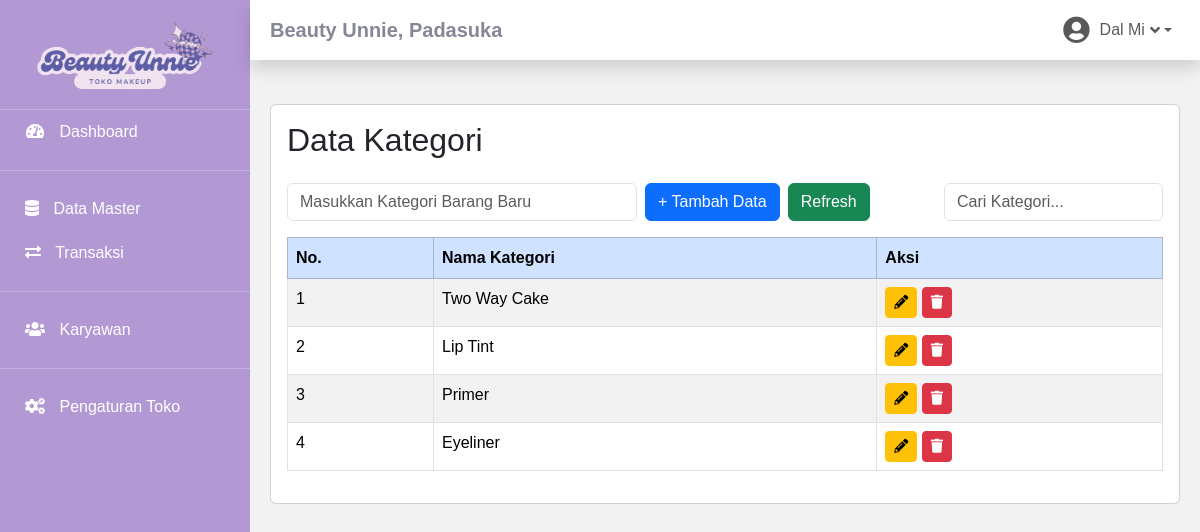
Page /master-kategori.php (signed in) on the committed database.
### tables this page shows
CREATE TABLE `toko` (
  `id_toko` int(11) NOT NULL,
  `nama_toko` varchar(225) NOT NULL,
  `alamat_toko` text NOT NULL,
  `tlp` varchar(13) NOT NULL,
  `nama_pemilik` char(225) NOT NULL
);

CREATE TABLE `kategori` (
  `id_kategori` int(11) NOT NULL,
  `nama_kategori` varchar(255) NOT NULL,
  `tgl_input` varchar(255) NOT NULL
);

### master-kategori.php (the view, shortened to what this page needs)
<?php
include 'connection.php';
include 'sidebar.php';
$kategoriSql = "SELECT id_kategori, nama_kategori FROM kategori";
$kategoriResult = $conn->query($kategoriSql);
?>
<div class="container">
    <div class="card">
        <div class="card-body">
            <h2 class="mb-4">Data Kategori</h2>
            <form id="kategoriForm" action="" method="POST">
                <div class="d-flex justify-content-between mb-3">
                    <div class=" d-flex">
                        <input type="text" class="form-control form-control-md me-2" id="nama_kategori" name="nama_kategori" placeholder="Masukkan Kategori Barang Baru" style="width: 350px;" required>
                        <button type="submit" id="actionButton" name="action" value="insert" class="btn btn-primary btn-md me-2">+ Tambah Data</button>
                        <button type="button" class="btn btn-success btn-md" onclick="refreshPage()">Refresh</button>
                    </div>
                    <input type="text" id="searchInput" class="form-control w-25" placeholder="Cari Kategori...">
                </div>
            </form>
            <div class="table-responsive">
                <table class="table table-striped table-bordered"  id="kategoriTable">
                    <thead class="table-primary">
                        <tr>
                            <th>No.</th>
                            <th>Nama Kategori</th>
                            <th>Aksi</th>
                        </tr>
                    </thead>
                    <tbody>
                        <?php
                        if ($kategoriResult->num_rows > 0) {
                            $no = 1;
                            while ($kategori = $kategoriResult->fetch_assoc()) {
                                echo "<tr>";
                                echo "<td>" . $no++ . "</td>";
                                echo "<td>" . $kategori['nama_kategori'] . "</td>";
                                echo "<td>
                                        <button type='button' class='btn btn-sm btn-warning' onclick='editKategori(" . $kategori['id_kategori'] . ", `" . $kategori['nama_kategori'] . "`)' title='Edit'>
                                            <i class='fas fa-pencil-alt'></i>
                                        </button>
                                        <button type='button' class='btn btn-sm btn-danger' title='Hapus' data-bs-toggle='modal' data-bs-target='#deleteModal' onclick='setDeleteId(" . $kategori['id_kategori'] . ")'>
                                           <i class='fas fa-trash'></i>
                                        </button>
                                    </td>";
                                echo "</tr>";
                            }
                        } else {
                            echo "<tr><td colspan='3'>Tidak ada data kategori</td></tr>";
                        }
                        ?>
                    </tbody>
                </table>
            </div>
        </div>
    </div>
</div>
<?php include "footer.php"; ?>

### sidebar.php (shortened to what this page needs)
<?php
include "connection.php";
?>
<!DOCTYPE html>
<html lang="en">
<head>
    <link href="bootstrap-5.3.3-dist/css/bootstrap.min.css" rel="stylesheet">
    <link href="assets/vendor/fontawesome-free/css/all.min.css" rel="stylesheet" type="text/css">
</head>
<body>
    <?php if ($_SESSION['id_role'] == 1) { ?>
        <div class="sidebar d-flex flex-column">
            <div class="text-center mb-3">
                <img src="img/logo.png" alt="Logo" style="width: 180px;">
            </div>
            <hr class="sidebar-divider my-0">
            <a href="dashboard-administrator.php" class="nav-link active">
                <i class="fas fa-fw fa-tachometer-alt"></i>
                <span>Dashboard</span>
            </a>
            <hr class="sidebar-divider">
            <div class="nav-item">
                <a class="nav-link collapsed" href="#" data-bs-toggle="collapse" data-bs-target="#masterDataMenu"
                    aria-expanded="false" aria-controls="masterDataMenu">
                    <i class="fas fa-database"></i>
                    <span>Data Master</span>
                </a>
            </div>
            <div class="nav-item">
                <a class="nav-link collapsed" href="#" data-bs-toggle="collapse" data-bs-target="#transaksiMenu"
                    aria-expanded="false" aria-controls="transaksiMenu">
                    <i class="fas fa-exchange-alt"></i>
                    <span>Transaksi</span>
                </a>
            </div>
            <hr class="sidebar-divider">
            <div class="nav-item">
                <a class="nav-link collapsed" href="#" data-bs-toggle="collapse" data-bs-target="#karyawanMenu"
                    aria-expanded="false" aria-controls="karyawanMenu">
                    <i class="fas fa-users"></i>
                    <span>Karyawan</span>
                </a>
            </div>
            <hr class="sidebar-divider d-none d-md-block">
            <a href="pengaturan-toko.php" class="nav-link">
                <i class="fas fa-fw fa-cogs"></i>
                <span>Pengaturan Toko</span>
            </a>
        </div>
    <?php } ?>
    <div class="main-content">
         <nav class="navbar navbar-expand navbar-light bg-white topbar mb-4 static-top shadow">
            <?php
            $tampil = mysqli_query($conn, "SELECT * FROM `toko` WHERE 1");
            while ($toko = mysqli_fetch_array($tampil)):
            ?>
            <h5 class="d-lg-block d-none mt-2"><b> <?= $toko['nama_toko']?>, <?= $toko['alamat_toko']?></b></h5>
            <?php endwhile; ?>
            <ul class="navbar-nav ml-auto">
                <li class="nav-item dropdown no-arrow">
                    <a class="nav-link dropdown-toggle" href="#" id="userDropdown" role="button" data-bs-toggle="dropdown"
                        aria-haspopup="true" aria-expanded="false">
                        <i class="fas fa-user-circle"></i>
                        <span class="mr-2 d-none d-lg-inline text-gray-600 small ml-2"><?= $_SESSION['nm_member']?></span>
                        <i class="fas fa-angle-down"></i>
                    </a>
                </li>
            </ul>
        </nav>
        <?php include 'footer.php'; ?>

### sidebar.php (style rules this page uses)
* { margin: 0; padding: 0; box-sizing: border-box; font-family: Arial, sans-serif; }
body { margin: 0; font-family: "Nunito", -apple-system, BlinkMacSystemFont, "Segoe UI", Roboto, "Helvetica Neue", Arial, sans-serif, "Apple Color Emoji", "Segoe UI Emoji", "Segoe UI Symbol", "Noto Color Emoji"; font-size: 1rem; font-weight: 400; line-height: 1.5; color: #858796; text-align: left; background-color: #f2f2f2; }
.navbar { width: calc(100% - 250px); left: 250px; display: flex; justify-content: space-between; align-items: center; padding: 0 20px; height: 60px; }
.navbar .nav-item.dropdown .nav-link { display: flex; align-items: center; }
.navbar .nav-item.dropdown .text-gray-600 { font-size: 1rem; margin-right: 5px; }
.navbar .nav-item.dropdown .fa-user-circle { font-size: 1.7rem; margin-right: 10px; }
.main-content { display: flex; flex-grow: 1; }
.sidebar { height: 100vh; width: 250px; position: fixed; background-color: #b399d4; color: #fff; padding-top: 20px; }
.sidebar a { color: #fff; text-decoration: none; padding: 10px 25px; display: block; border-radius: 4px; font-weight: 500; }
.sidebar .nav-link i { margin-right: 10px; }
.container { margin-left: 250px; width: calc(100% - 250px); padding: 20px; }

### rows in the picture
toko: nama_toko "Beauty Unnie", alamat_toko "Padasuka"
kategori: nama_kategori "Two Way Cake"
kategori: nama_kategori "Lip Tint"
kategori: nama_kategori "Primer"
kategori: nama_kategori "Eyeliner"

### other values in the picture
$_SESSION['nm_member'] "Dal Mi"
